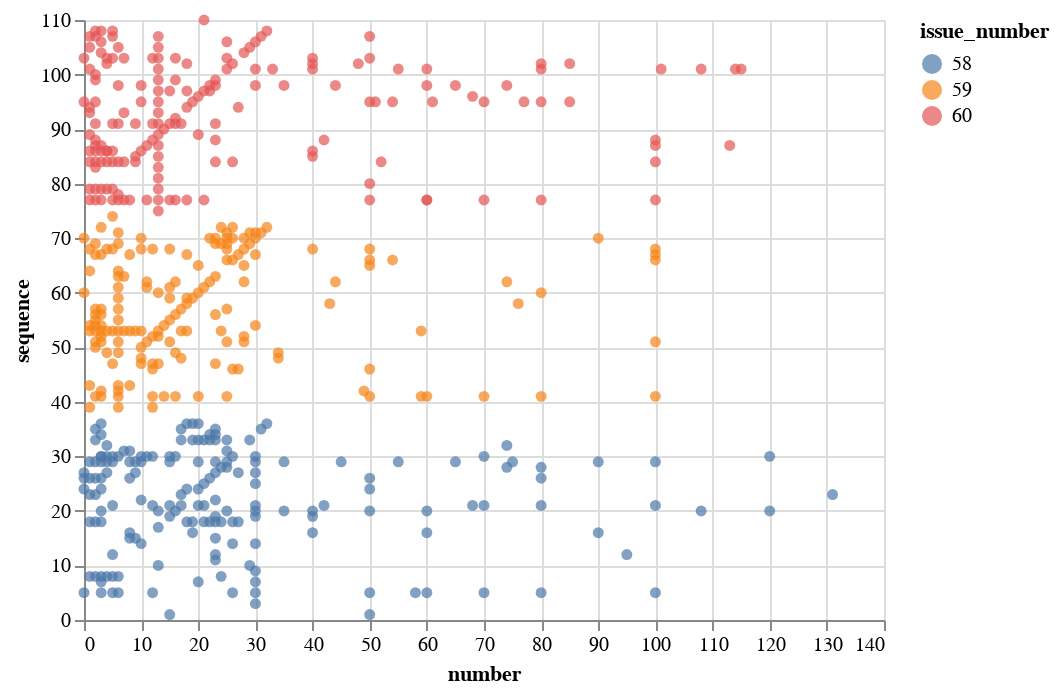

Notebook code for this chart:
### Code cell
alt.data_transformers.disable_max_rows()
chart = alt.Chart(possible_pages_df).mark_circle().encode(
    x='number',
    y='sequence',
    tooltip=['sequence', 'number', 'implied_zero'],
    color='issue_number:N'
)
chart

### Figure 1 — Vega-Lite specification as saved in the notebook (floating-point values rounded to 4 significant figures; data arrays with more than 128 entries replaced by an {"elided": "..."} marker saying what was removed)
{"config": {"view": {"continuousWidth": 400, "continuousHeight": 300}}, "data": {"name": "data-cf45d88a48f12d276105fee0c1c009d0"}, "mark": "circle", "encoding": {"color": {"field": "issue_number", "type": "nominal"}, "tooltip": [{"field": "sequence", "type": "quantitative"}, {"field": "number", "type": "quantitative"}, {"field": "implied_zero", "type": "quantitative"}], "x": {"field": "number", "type": "quantitative"}, "y": {"field": "sequence", "type": "quantitative"}}, "$schema": "https://vega.github.io/schema/vega-lite/v4.17.0.json", "datasets": {"data-cf45d88a48f12d276105fee0c1c009d0": {"elided": "507 records"}}}
